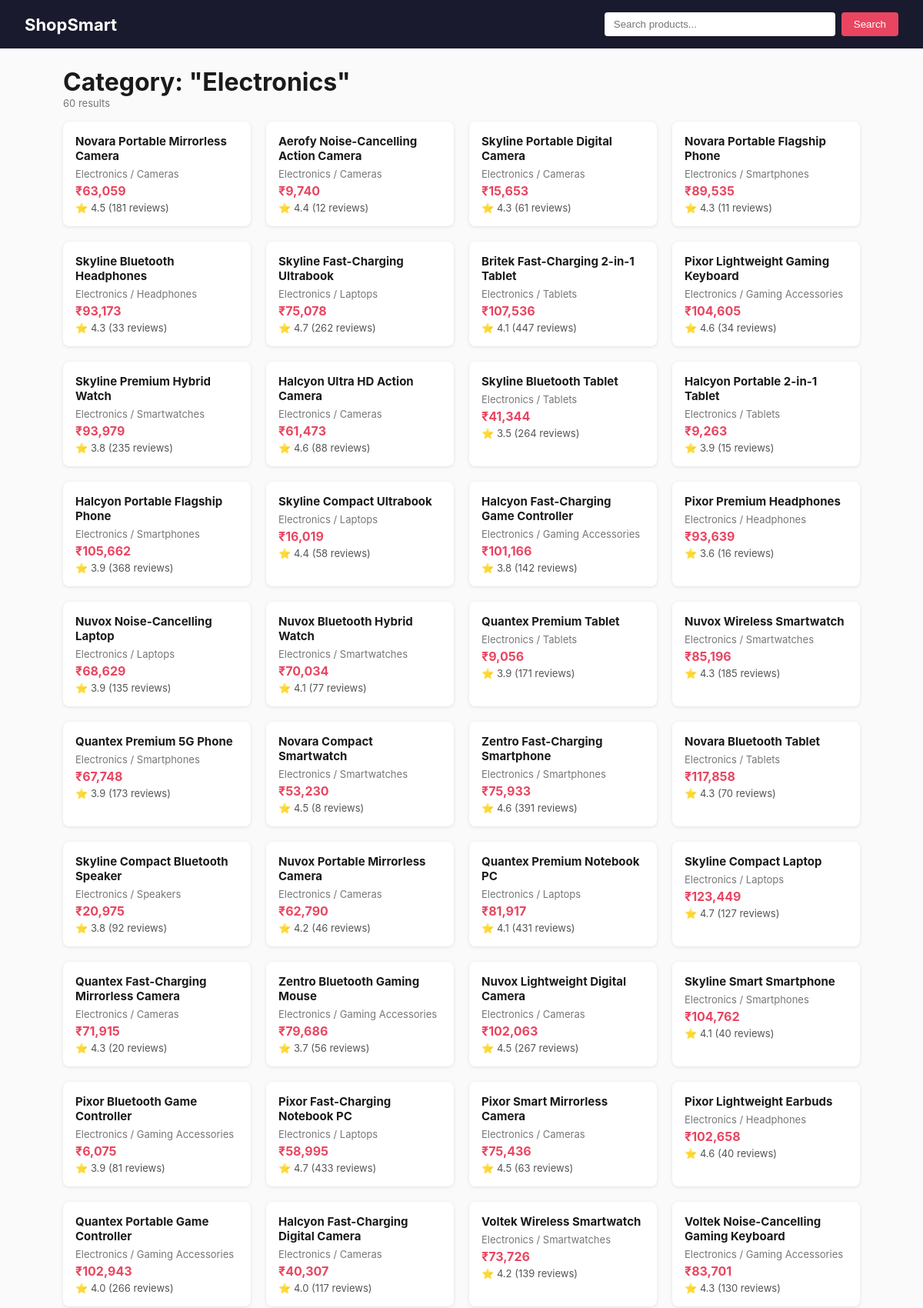
The app's page /category/Electronics (upper part) with its own data.
### database/models.py (models this page shows, shortened)
class Product(db.Model):
    __tablename__ = "products"
    id = db.Column(db.Integer, primary_key=True)               # DB's own internal id
    product_id = db.Column(db.Integer, unique=True, nullable=False, index=True)  # matches dataset's product_id
    name = db.Column(db.String(255), nullable=False)
    category = db.Column(db.String(100), index=True)
    subcategory = db.Column(db.String(100), index=True)
    brand = db.Column(db.String(100), index=True)
    price = db.Column(db.Float, nullable=False)
    rating = db.Column(db.Float)
    num_reviews = db.Column(db.Integer)
    stock_quantity = db.Column(db.Integer)
    description = db.Column(db.Text)

### app.py (the view)
@app.route("/category/<string:category_name>")
def category_view(category_name):
    products = Product.query.filter_by(category=category_name).limit(60).all()
    return render_template("search_results.html", products=products,
                            heading=f'Category: "{category_name}"', related=[])

### app.py (called while the page is built)
@app.template_filter("inr")
def format_inr(value):
    try:
        value = float(value) * USD_TO_INR
    except (TypeError, ValueError):
        return value
    return f"₹{value:,.0f}"

### templates/search_results.html (shortened to what this page needs)
{% extends "base.html" %}
{% block content %}
    <h1>{{ heading }}</h1>
    {% if products %}
        <p class="muted">{{ products|length }} results</p>
        <div class="product-grid">
            {% for p in products %}
                <a class="product-card" href="{{ url_for('product_detail', product_id=p.product_id) }}">
                    <div class="product-card-body">
                        <h3>{{ p.name }}</h3>
                        <p class="muted">{{ p.category }} / {{ p.subcategory }}</p>
                        <p class="price">{{ p.price|inr }}</p>
                        <p class="rating">⭐ {{ p.rating }} ({{ p.num_reviews }} reviews)</p>
                    </div>
                </a>
            {% endfor %}
        </div>
    {% else %}
        <p class="muted">No products found.</p>
    {% endif %}
{% endblock %}

### static/css/style.css (style rules this page uses)
* { box-sizing: border-box; margin: 0; padding: 0; }
body { font-family: -apple-system, "Segoe UI", Roboto, Arial, sans-serif; color: #1a1a1a; background: #fafafa; }
.product-grid { display: grid; grid-template-columns: repeat(auto-fill, minmax(220px, 1fr)); gap: 20px; margin-top: 16px; }
.product-card { display: block; text-decoration: none; color: inherit; background: #fff; border-radius: 8px; padding: 16px; box-shadow: 0 1px 4px rgba(0,0,0,0.1); transition: transform 0.15s ease; }
.product-card h3 { font-size: 15px; margin-bottom: 6px; }
.muted { color: #777; font-size: 13px; margin-bottom: 4px; }
.price { font-weight: 700; color: #e94560; margin: 4px 0; }
.rating { font-size: 13px; color: #555; }

### records on screen
Product: name "Novara Portable Mirrorless Camera", category "Electronics", subcategory "Cameras", price|inr "₹63,059", rating "4.5", num_reviews "181"
Product: name "Aerofy Noise-Cancelling Action Camera", category "Electronics", subcategory "Cameras", price|inr "₹9,740", rating "4.4", num_reviews "12"
Product: name "Skyline Portable Digital Camera", category "Electronics", subcategory "Cameras", price|inr "₹15,653", rating "4.3", num_reviews "61"
Product: name "Novara Portable Flagship Phone", category "Electronics", subcategory "Smartphones", price|inr "₹89,535", rating "4.3", num_reviews "11"
Product: name "Skyline Bluetooth Headphones", category "Electronics", subcategory "Headphones", price|inr "₹93,173", rating "4.3", num_reviews "33"
Product: name "Skyline Fast-Charging Ultrabook", category "Electronics", subcategory "Laptops", price|inr "₹75,078", rating "4.7", num_reviews "262"
Product: name "Britek Fast-Charging 2-in-1 Tablet", category "Electronics", subcategory "Tablets", price|inr "₹107,536", rating "4.1", num_reviews "447"
Product: name "Pixor Lightweight Gaming Keyboard", category "Electronics", subcategory "Gaming Accessories", price|inr "₹104,605", rating "4.6", num_reviews "34"
Product: name "Skyline Premium Hybrid Watch", category "Electronics", subcategory "Smartwatches", price|inr "₹93,979", rating "3.8", num_reviews "235"
Product: name "Halcyon Ultra HD Action Camera", category "Electronics", subcategory "Cameras", price|inr "₹61,473", rating "4.6", num_reviews "88"
Product: name "Skyline Bluetooth Tablet", category "Electronics", subcategory "Tablets", price|inr "₹41,344", rating "3.5", num_reviews "264"
Product: name "Halcyon Portable 2-in-1 Tablet", category "Electronics", subcategory "Tablets", price|inr "₹9,263", rating "3.9", num_reviews "15"
Product: name "Halcyon Portable Flagship Phone", category "Electronics", subcategory "Smartphones", price|inr "₹105,662", rating "3.9", num_reviews "368"
Product: name "Skyline Compact Ultrabook", category "Electronics", subcategory "Laptops", price|inr "₹16,019", rating "4.4", num_reviews "58"
Product: name "Halcyon Fast-Charging Game Controller", category "Electronics", subcategory "Gaming Accessories", price|inr "₹101,166", rating "3.8", num_reviews "142"
Product: name "Pixor Premium Headphones", category "Electronics", subcategory "Headphones", price|inr "₹93,639", rating "3.6", num_reviews "16"
Product: name "Nuvox Noise-Cancelling Laptop", category "Electronics", subcategory "Laptops", price|inr "₹68,629", rating "3.9", num_reviews "135"
Product: name "Nuvox Bluetooth Hybrid Watch", category "Electronics", subcategory "Smartwatches", price|inr "₹70,034", rating "4.1", num_reviews "77"
Product: name "Quantex Premium Tablet", category "Electronics", subcategory "Tablets", price|inr "₹9,056", rating "3.9", num_reviews "171"
Product: name "Nuvox Wireless Smartwatch", category "Electronics", subcategory "Smartwatches", price|inr "₹85,196", rating "4.3", num_reviews "185"
Product: name "Quantex Premium 5G Phone", category "Electronics", subcategory "Smartphones", price|inr "₹67,748", rating "3.9", num_reviews "173"
Product: name "Novara Compact Smartwatch", category "Electronics", subcategory "Smartwatches", price|inr "₹53,230", rating "4.5", num_reviews "8"
Product: name "Zentro Fast-Charging Smartphone", category "Electronics", subcategory "Smartphones", price|inr "₹75,933", rating "4.6", num_reviews "391"
Product: name "Novara Bluetooth Tablet", category "Electronics", subcategory "Tablets", price|inr "₹117,858", rating "4.3", num_reviews "70"
Product: name "Skyline Compact Bluetooth Speaker", category "Electronics", subcategory "Speakers", price|inr "₹20,975", rating "3.8", num_reviews "92"
Product: name "Nuvox Portable Mirrorless Camera", category "Electronics", subcategory "Cameras", price|inr "₹62,790", rating "4.2", num_reviews "46"
Product: name "Quantex Premium Notebook PC", category "Electronics", subcategory "Laptops", price|inr "₹81,917", rating "4.1", num_reviews "431"
Product: name "Skyline Compact Laptop", category "Electronics", subcategory "Laptops", price|inr "₹123,449", rating "4.7", num_reviews "127"
Product: name "Quantex Fast-Charging Mirrorless Camera", category "Electronics", subcategory "Cameras", price|inr "₹71,915", rating "4.3", num_reviews "20"
Product: name "Zentro Bluetooth Gaming Mouse", category "Electronics", subcategory "Gaming Accessories", price|inr "₹79,686", rating "3.7", num_reviews "56"
Product: name "Nuvox Lightweight Digital Camera", category "Electronics", subcategory "Cameras", price|inr "₹102,063", rating "4.5", num_reviews "267"
Product: name "Skyline Smart Smartphone", category "Electronics", subcategory "Smartphones", price|inr "₹104,762", rating "4.1", num_reviews "40"
Product: name "Pixor Bluetooth Game Controller", category "Electronics", subcategory "Gaming Accessories", price|inr "₹6,075", rating "3.9", num_reviews "81"
Product: name "Pixor Fast-Charging Notebook PC", category "Electronics", subcategory "Laptops", price|inr "₹58,995", rating "4.7", num_reviews "433"
Product: name "Pixor Smart Mirrorless Camera", category "Electronics", subcategory "Cameras", price|inr "₹75,436", rating "4.5", num_reviews "63"
Product: name "Pixor Lightweight Earbuds", category "Electronics", subcategory "Headphones", price|inr "₹102,658", rating "4.6", num_reviews "40"
Product: name "Quantex Portable Game Controller", category "Electronics", subcategory "Gaming Accessories", price|inr "₹102,943", rating "4.0", num_reviews "266"
Product: name "Halcyon Fast-Charging Digital Camera", category "Electronics", subcategory "Cameras", price|inr "₹40,307", rating "4.0", num_reviews "117"
Product: name "Voltek Wireless Smartwatch", category "Electronics", subcategory "Smartwatches", price|inr "₹73,726", rating "4.2", num_reviews "139"
Product: name "Voltek Noise-Cancelling Gaming Keyboard", category "Electronics", subcategory "Gaming Accessories", price|inr "₹83,701", rating "4.3", num_reviews "130"

### other values on screen
{{ heading }} "Category: \"Electronics\""
{{ products|length }} "60"
